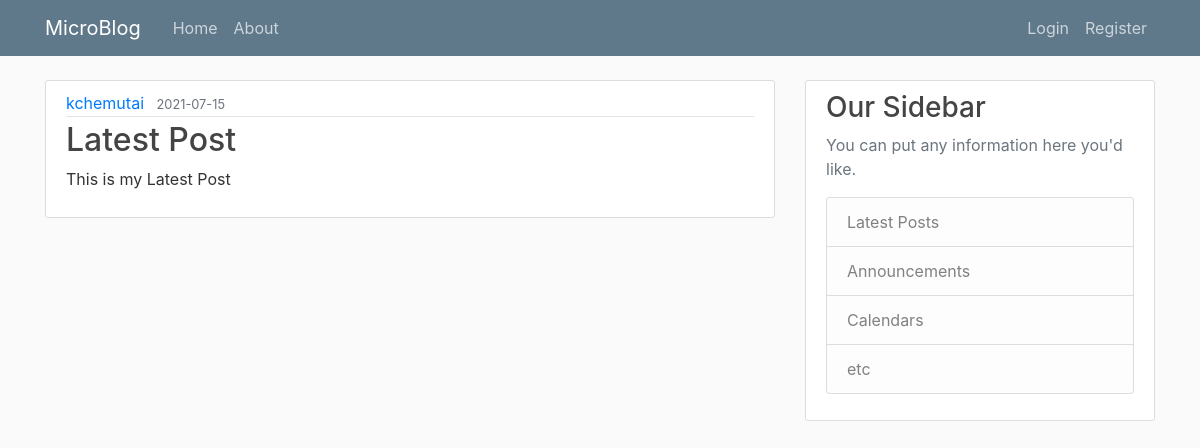
/post/28, run on the app's committed database.
### microblog/models.py (models this page shows, shortened)
class User(db.Model, UserMixin):
    id = db.Column(db.Integer, primary_key=True)
    username = db.Column(db.String(30), unique=True, nullable=False)
    email = db.Column(db.String(120), unique=True, nullable=False)
    password = db.Column(db.String(60), nullable=False)
    image_file = db.Column(db.String(20), nullable=False,
                           default='default.jpg')
    posts = db.relationship('Post', backref='author', lazy=True)

class Post(db.Model):
    id = db.Column(db.Integer, primary_key=True)
    title = db.Column(db.String(60), nullable=False)
    content = db.Column(db.Text, nullable=False)
    date_posted = db.Column(db.DateTime, nullable=False,
                            default=datetime.utcnow)
    user_id = db.Column(db.Integer, db.ForeignKey('user.id'), nullable=False)

### microblog/routes.py (the view)
@app.route('/post/<int:post_id>', methods=['post', 'get'])
def view_post(post_id):
    post = Post.query.get_or_404(post_id)
    return render_template('post.html', title=post.title, post=post)

### microblog/templates/post.html (shortened to what this page needs)
{% extends "layout.html" %}
{% block content %}
<article class="media content-section">
    <div class="media-body">
        <div class="article-metadata">
            <a class=" mr-2" href="{{ url_for('user_posts', username=post.author.username) }}">{{ post.author.username }}</a>
            <small class="text-muted">{{ post.date_posted.strftime('%Y-%m-%d') }}</small>
        </div>
        <h2 class="article-title">{{ post.title }}</h2>
        <p class="article-content">{{ post.content }}</p>
    </div>
</article>
{% endblock content %}

### microblog/static/main.css (style rules this page uses)
body { background: #fafafa; color: #333333; margin-top: 5rem; }
h1, h2, h3, h4, h5, h6 { color: #444444; }
.content-section { background: #ffffff; padding: 10px 20px; border: 1px solid #dddddd; border-radius: 3px; margin-bottom: 20px; }
.article-title { color: #444444; }
.article-content { white-space: pre-line; }
.article-metadata { padding-bottom: 1px; margin-bottom: 4px; border-bottom: 1px solid #e3e3e3 }

### data on the page
User: author.username "kchemutai"
Post: date_posted "2021-07-15", title "Latest Post", content "This is my Latest Post"
